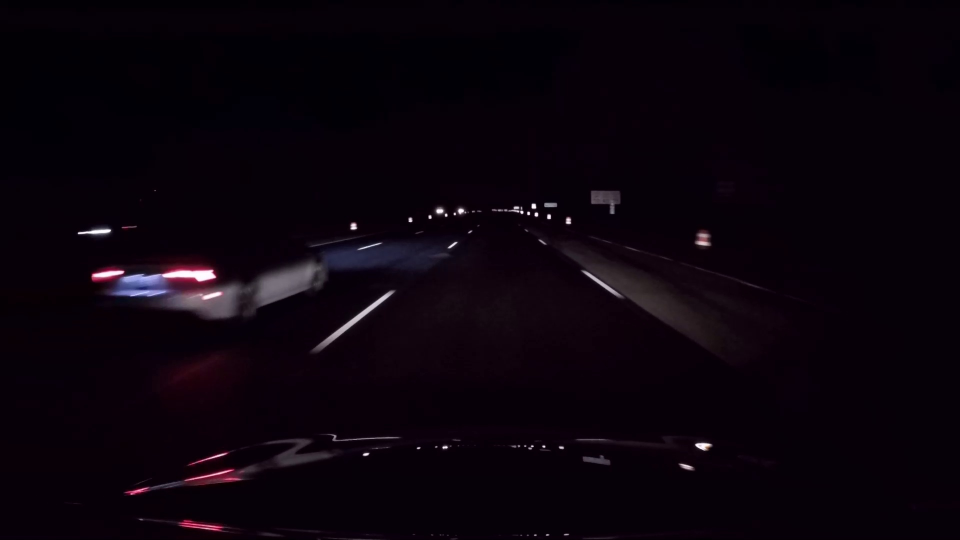
#> input picture test_images/test1.jpg, 1920 x 1080 px (shown at 1/2 size); the run also reads 2 pictures not shown here
$ jupyter execute --allow-errors pipeline_images.ipynb   (older library calls are emulated)
#> lines starting #> are read from the running program, lines starting #| are printed output that depends on the picture; after the words box and inside, x2 and y2 are one past the last pixel; in counts of white or black regions, pixels touching at a corner belong together
# Advanced Lane Finding

The purpose of this code is to calibrate our camera using the 20 chessboard images provided.

A chessboard is used for camera calibration since its regular patterns of high contrast make it easy to detect automatically. So, if we use our camera to take multiple pictures of chessboard agaisnt a flat surface, then we will be able to detect any distortion by looking at the difference between the appartent size and shape of the squares of the chessboard pattern.

We will start by importing all relevant libraries such as opencv, numpy required.

The Project
---

The goals / steps of this project are the following:

* Compute the camera calibration matrix and distortion coefficients given a set of chessboard images.
* Apply a distortion correction to raw images.
* Use color transforms, gradients, etc., to create a thresholded binary image.
* Apply a perspective transform to rectify binary image ("birds-eye view").
* Detect lane pixels and fit to find the lane boundary.
* Determine the curvature of the lane and vehicle position with respect to center.
* Warp the detected lane boundaries back onto the original image.
* Output visual display of the lane boundaries and numerical estimation of lane curvature and vehicle position.

## Import necessary libraries

Import all necessary libraries. We will be working with OpenCV, Matplotlib, Glob, Pickle, Natsort and NumPy libraries.

[cell 1]
import os
import cv2
import numpy as np
import matplotlib.pyplot as plt
import matplotlib.image as mpimg
import glob
import natsort
import pickle

### Display a couple of random test images

Let us display a random image and get its details, such as type, shape, no. of chanels information. We will display one image from daylight and night scenarios.

[cell 2]
# display a couple of random images

sample_image1 = mpimg.imread("test_images/test1.jpg")
#> sample_image1 is the input picture: shape (1080, 1920, 3); mean R, G, B 10.7, 3.3, 11.6
sample_image2 = mpimg.imread("test_images/test7.jpg")
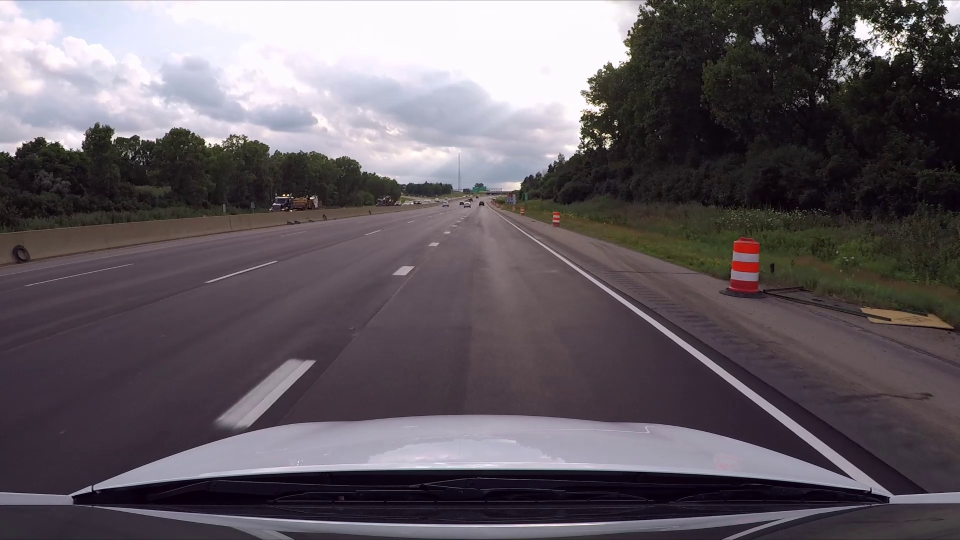
#> input picture test_images/test7.jpg, 1920 x 1080 px (shown at 1/2 size)
#> sample_image2 is the input picture: shape (1080, 1920, 3); mean R, G, B 99.1, 91.8, 97.9

plt.figure(1)
f, (ax1, ax2) = plt.subplots(1, 2, figsize=(20,10))
ax1.imshow(sample_image1)
ax1.set_title(f'Night image - {sample_image2.shape}', fontsize=18)
ax1.axis('off')
ax2.imshow(sample_image2)
ax2.set_title(f'Daylight image - {sample_image2.shape}', fontsize=18)
ax2.axis('off')
plt.show()
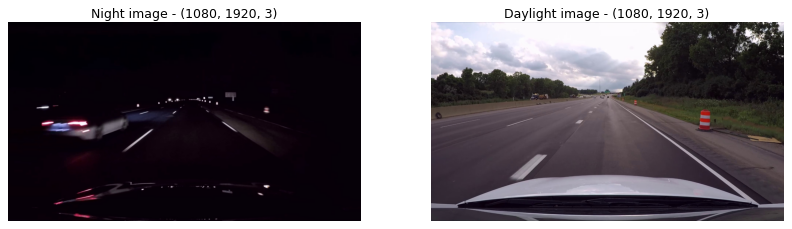
#> figure drawn by matplotlib, 2 panels
#> (reads pickle/dist_pickle.p from the repository)
#> `undist = cv2.undistort(img, mtx, dst, None, mtx)`:
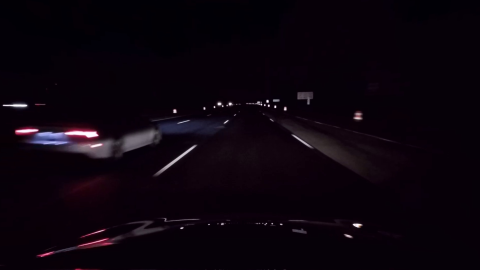
#> undist: shape (1080, 1920, 3) (shown at 1/4 size); mean R, G, B 11.7, 3.9, 12.4

## Calibrate Camera Function

There are two main steps to this process: use chessboard images to obtain image points and object points, and then use the OpenCV functions cv2.calibrateCamera() and cv2.undistort() to compute the calibration and undistortion.

More information on the use of these functions can be found on the OpenCV documentation website at the following location:

[cv2.calibrateCamera()](https://docs.opencv.org/2.4/modules/calib3d/doc/camera_calibration_and_3d_reconstruction.html#calibratecamera)

[cv2.undistort()](https://docs.opencv.org/2.4/modules/imgproc/doc/geometric_transformations.html?highlight=undistort#cv2.undistort)

Camera calibration for this project is already performed using a set of chessboard corner images in a separate jupyter notebook [camera_calculations.ipynb](./camera_calculations.ipynb)
Here is a sample image -

## Thresholding Functions

In this section, I have written functions for calculating parameters such as Sobel Intensity Gradients, Gradient magnitude, gradient direction, hue, lightness, saturation and applying threshold values to idetify lanelines in images. Each of these functions will extract a binary image with the applied threshold values.

The idea behind writing different functions is that there is little extra effort involved and it is possible to use multiple combinations of these filters to achieve the best result.

[cell 3]
# Thresholding functions
# since we have evaludated earlier that HLS gives good image filtering results

# this function returns a bindary image
# this functions accepts a grayscale image as input
def pixel_intensity(img, thresh = (0, 255)):

    # THIS FUNCTION WORKS ONLY ON GRAYSCALE IAMGES!!!
    # 1. apply threshold
    intensity_image = np.zeros_like(img)
    # scaled_pixel = np.uint8(255*img/255)
    # 2. create a binary image
    intensity_image[(img >= thresh[0]) & (img <= thresh[1])] = 1
    return intensity_image


# this function accepts a HLS format image
def lightness_select(img, thresh = (120,255)):

    # 2. Apply threshold to lightness channel
    l_channel = img[:,:,1]
    # 3. Create empty array to store the binary output and apply threshold
    lightness_image = np.zeros_like(l_channel)
    lightness_image[(l_channel > thresh[0]) & (l_channel <= thresh[1])] = 1
    return lightness_image


# this function accepts a HLS format image
def saturation_select(img, thresh = (100,255)):

    # 2. apply threshold to saturation channel
    s_channel = img[:,:,2]
    # 3. create empty array to store the binary output and apply threshold
    sat_image = np.zeros_like(s_channel)
    sat_image[(s_channel > thresh[0]) & (s_channel <= thresh[1])] = 1
    return sat_image


# this function accepts a RGB format image
# function to create binary image sobel gradients in x and y direction
def abs_sobel_thresh(img, orient = 'x', sobel_kernel = 5, thresh = (0,255)):

    # 1. Applying the Sobel depending on x or y direction and getting the absolute value
    if (orient == 'x'):
        abs_sobel = np.absolute(cv2.Sobel(img, cv2.CV_64F, 1, 0, ksize = sobel_kernel))
    if (orient == 'y'):
        abs_sobel = np.absolute(cv2.Sobel(img, cv2.CV_64F, 0, 1, ksize = sobel_kernel))
    # 2. Scaling to 8-bit and converting to np.uint8
    scaled_sobel = np.uint8(255*abs_sobel/np.max(abs_sobel))
    # 3. Create mask of '1's where the sobel magnitude is > thresh_min and < thresh_max
    sobel_image = np.zeros_like(scaled_sobel)
    sobel_image[(scaled_sobel >= thresh[0]) & (scaled_sobel <= thresh[1])] = 1
    return sobel_image


# this function accepts a RGB format image
# function to check binary image of sobel magnitude
# [13 lines left out: function mag_sobel, not called in this run]


# this function accepts a RGB format image
# function to compute threshold direction
def dir_threshold(img, sobel_kernel=3, thresh=(0, np.pi/2)):

    # 1. Applying the Sobel (taking the derivative)
    sobelx = cv2.Sobel(img, cv2.CV_64F, 1, 0, ksize = sobel_kernel)
    sobely = cv2.Sobel(img, cv2.CV_64F, 0, 1, ksize = sobel_kernel)
    # 2. Take absolute magnitude
    abs_sobelx = np.absolute(sobelx)
    abs_sobely = np.absolute(sobely)
    # 3. Take Tangent value
    sobel_orient = np.arctan2(abs_sobely, abs_sobelx)
    # 4. Create mask of '1's where the orientation magnitude is > thresh_min and < thresh_max
    dir_image = np.zeros_like(sobel_orient)
    dir_image[(sobel_orient >= thresh[0]) & (sobel_orient <= thresh[1])] = 1
    return dir_image

### Combined Thresholding Function

Using this function, we combine different threshold values together in a binary image. The different images for different thresholdings are saved in separate folders within the folder ***output_images/*** as per the name of the filter.

##### Important:
**Within the combined thresholding function, we call other individual thresholding functions starting from line 13 onwards. The thresholding parameters of all these functions need to be set here.**

We also apply a masking threshold to our image to isolate only the region of interest and remove unneccessary pixel information such as scenery and problematic objects such as vehicle hood.

[cell 4]
### Combined Thresholding Function


def combined_threshold(img):

    # convert to hls format and extract channels
    hls = cv2.cvtColor(img, cv2.COLOR_RGB2HLS)
#> hls: shape (1080, 1920, 3); mean of channels 0, 1, 2 145.2, 8.6, 222.3
    hls = cv2.GaussianBlur(hls,(5,5),cv2.BORDER_DEFAULT)
#> hls: shape (1080, 1920, 3); mean of channels 0, 1, 2 145.2, 8.6, 222.3
    s_channel = hls[:,:,2]
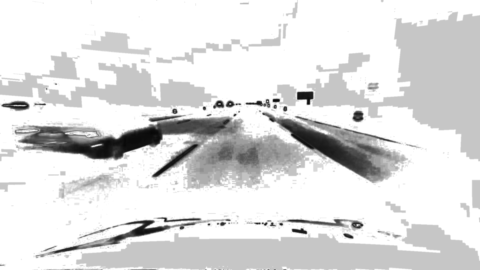
#> s_channel: shape (1080, 1920) (shown at 1/4 size); min 7, max 255, mean 222.3

    # convert image to grayscale
    gray = cv2.cvtColor(img, cv2.COLOR_RGB2GRAY)

    # apply Gaussian Blur with kernel size of 5
    gray_blurred = cv2.GaussianBlur(gray,(5,5),cv2.BORDER_DEFAULT)

    # -------------------------- CALL FUNCTIONS FOR THRESHOLDING HERE! ----------------------------- #

    # get pixel intensity binary image
    # IMPORTANT: THIS FUNCION ACCEPTS GRAYSCALE IMAGES ONLY!!!
    pixel_intensity_binary = pixel_intensity(gray, thresh = (150, 255))
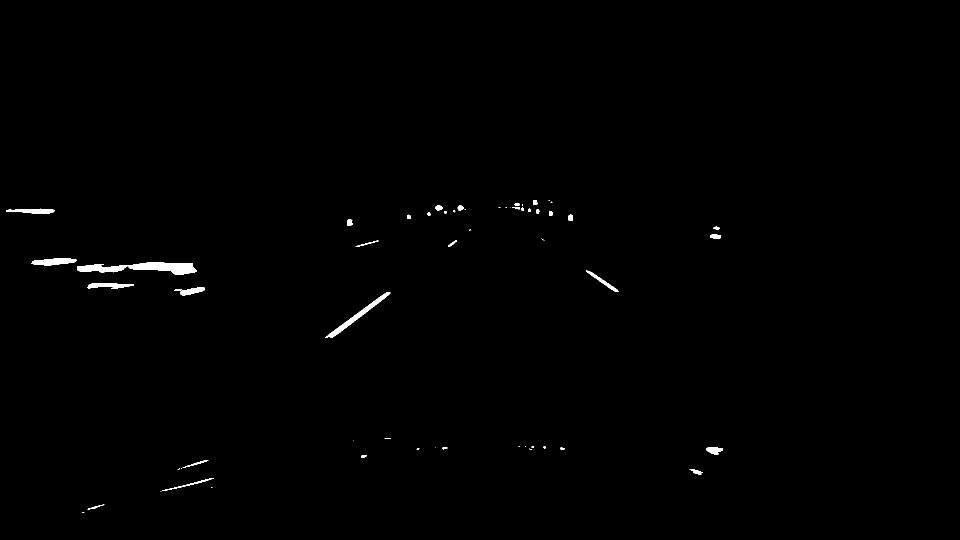
#> pixel_intensity_binary: shape (1080, 1920) (shown at 1/2 size); values 0 (black) and 1 (white), 0.49% white; 62 white regions (29 under 20 px), largest, box (x1, y1, x2, y2) and area: (154, 524, 394, 550) 3209, (651, 584, 781, 676) 1363, (62, 517, 153, 531) 899

    # applying thresholding and storing different filtered images
    l_binary = lightness_select(hls, thresh = (140, 255))
#> l_binary: shape (1080, 1920); values 0 (black) and 1 (white), 0.57% white; 38 white regions (6 under 20 px), largest, box (x1, y1, x2, y2) and area: (150, 523, 393, 553) 4141, (650, 584, 781, 678) 1320, (145, 564, 270, 578) 1191
    s_binary = saturation_select(hls, thresh = (100, 255))
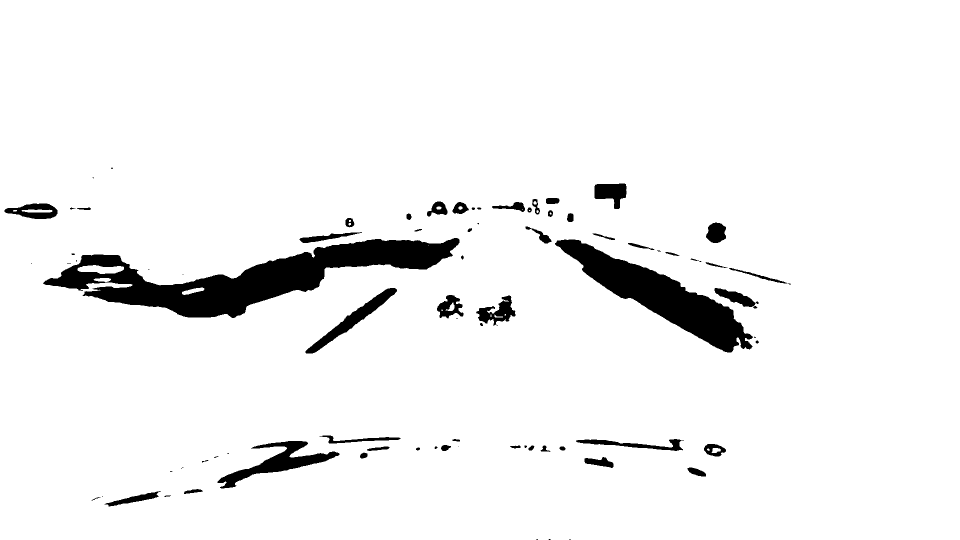
#> s_binary: shape (1080, 1920) (shown at 1/2 size); values 0 (black) and 1 (white), 94.8% white; 84 black regions (24 under 20 px), largest, box (x1, y1, x2, y2) and area: (86, 476, 919, 636) 47652, (1110, 479, 1506, 705) 26819, (434, 882, 679, 977) 6397

    ksize = 7
    gradx = abs_sobel_thresh(gray_blurred, orient='x', sobel_kernel=ksize, thresh=(20, 100))
#> gradx: shape (1080, 1920); values 0 (black) and 1 (white), 0.87% white; 156 white regions (49 under 20 px), largest, box (x1, y1, x2, y2) and area: (611, 578, 780, 704) 1335, (632, 578, 792, 703) 1291, (1162, 535, 1256, 595) 1197
    grady = abs_sobel_thresh(gray_blurred, orient='y', sobel_kernel=ksize, thresh=(20, 100))
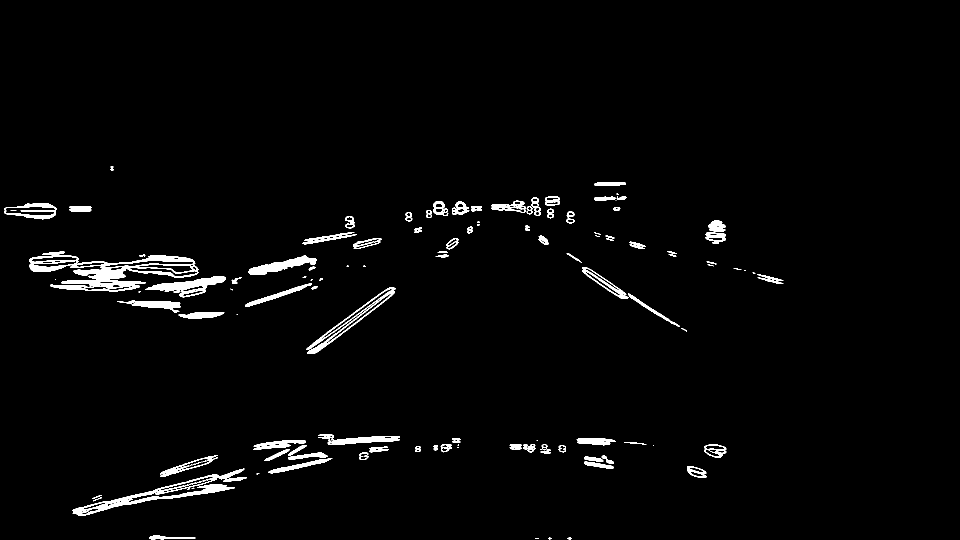
#> grady: shape (1080, 1920) (shown at 1/2 size); values 0 (black) and 1 (white), 2.2% white; 152 white regions (38 under 20 px), largest, box (x1, y1, x2, y2) and area: (59, 503, 397, 560) 6308, (145, 937, 489, 1032) 4516, (290, 552, 452, 595) 2497

    # gradx_s_channel = abs_sobel_thresh(s_channel, orient='x', sobel_kernel=ksize, thresh=(20, 100))
    # assuming lanelines are always at an angle between 30 and 45 degree to horizontal
    dir_binary = dir_threshold(gray_blurred, sobel_kernel=ksize, thresh=(0.55, 0.7))
#> in dir_threshold, `sobelx = cv2.Sobel(img, cv2.CV_64F, 1, 0, ksize = sobel_kernel)`:
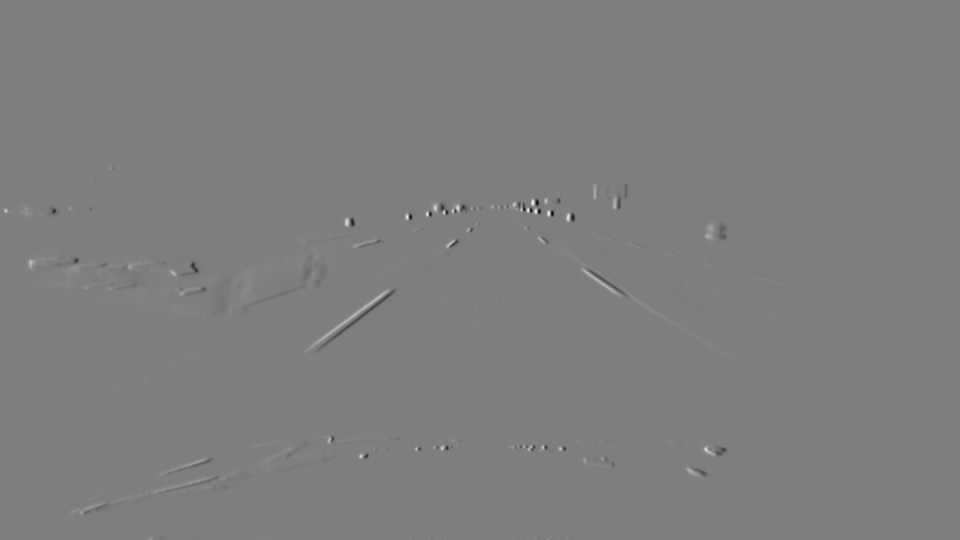
#> sobelx: shape (1080, 1920) float64 (shown at 1/2 size); min -92240, max 93413, mean 0.2; drawn with min black and max white
#> (the rest of the program and of its run is left out)
